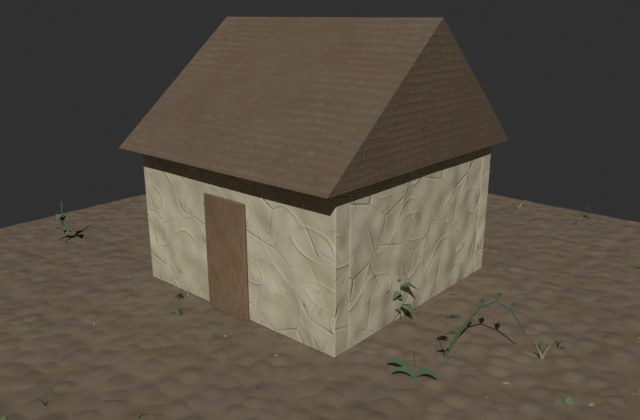
#> input picture austerity-explainer/working-files/session-scratch/plugin-work/kit/pic_hut_displaced.jpg, 640 x 420 px, given in place of colour.png, which was not available
$ python make_look_sheet.py ../../../austerity-explainer/working-files/session-scratch/plugin-work/kit/pic_hut_displaced.jpg ../../../austerity-explainer/working-files/session-scratch/plugin-work/kit/pic_hut_finished.jpg
#> lines starting #> are read from the running program, lines starting #| are printed output that depends on the picture; after the words box and inside, x2 and y2 are one past the last pixel; in counts of white or black regions, pixels touching at a corner belong together; pictures that were not available may be replaced by others from this repository, and a replacement may not be noted
# What this does (plain words): puts the colour pictures of one tuning round side by side in a labelled JPEG sheet (top row: whole tiles; bottom
# row: the top-left quarter enlarged, to see edges), with the brick reference first as a guide. It also prints a few plain numbers per picture
# next to the reference's: the share of dark dots (brightness under 70), the share of pale mortar-like dots, and the average colour.
# Use: python3 -I make_look_sheet.py ROUND_FOLDER OUT.jpg view_name [view_name ...]   (reads ROUND_FOLDER/<view>_colour.png)
import os
import sys

import cv2
import numpy as np

HERE = os.path.dirname(os.path.abspath(__file__))
PROC = os.path.abspath(os.path.join(HERE, '..', '..'))
folder, out_path, names = sys.argv[1], sys.argv[2], sys.argv[3:]
CELL = 460


def numbers(bgr):
    rgb = bgr[..., ::-1].astype(np.float64)
    brightness = 0.299 * rgb[..., 0] + 0.587 * rgb[..., 1] + 0.114 * rgb[..., 2]
    redness = rgb[..., 0] - rgb[..., 2]
    pale_mortar = (brightness > 85) & (redness < 50)
    return f'dark {100 * (brightness < 70).mean():.1f}%  pale-grey {100 * pale_mortar.mean():.1f}%  mean {rgb.reshape(-1, 3).mean(axis=0).round().astype(int).tolist()}'


def label(image, text):
    cv2.putText(image, text, (8, 22), cv2.FONT_HERSHEY_SIMPLEX, 0.55, (0, 0, 0), 3, cv2.LINE_AA)
    cv2.putText(image, text, (8, 22), cv2.FONT_HERSHEY_SIMPLEX, 0.55, (255, 255, 255), 1, cv2.LINE_AA)
    return image


pictures = [('reference (guide only)', cv2.imread(os.path.join(PROC, 'reference', 'brick', 'colour.png')))]
pictures += [(name, cv2.imread(os.path.join(folder, name + '_colour.png'))) for name in names]
top, bottom = [], []
for name, image in pictures:
    print(f'{name:40s} {numbers(image)}')
    whole = cv2.resize(image, (CELL, CELL), interpolation=cv2.INTER_AREA)
    quarter = image[:image.shape[0] // 3, :image.shape[1] // 3]
    zoom = cv2.resize(quarter, (CELL, CELL), interpolation=cv2.INTER_NEAREST)
    top.append(label(whole, name[:44]))
    bottom.append(label(zoom, 'top-left third, enlarged'))
#> this loop made 1 pass
#> name on pass 1: 'reference (guide only)'
#| reference (guide only)                   dark 33.8%  pale-grey 45.5%  mean [88, 80, 69]
#> pass 1, in numbers, `brightness = 0.299 * rgb[..., 0] + 0.587 * rgb[..., 1] + 0.114 * rgb[...`:
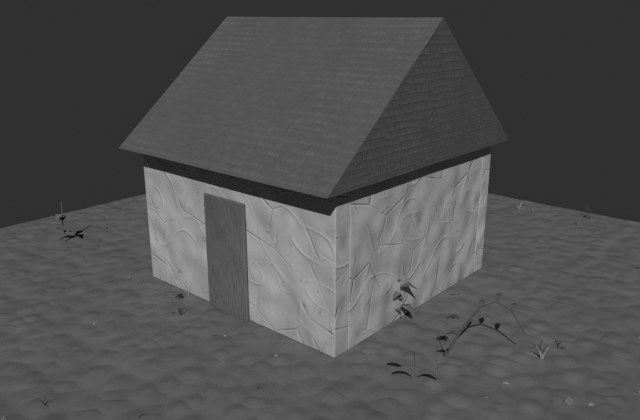
#> brightness: shape (420, 640) float64; min 7.71, max 176, mean 80.9
#> pass 1, in numbers, `redness = rgb[..., 0] - rgb[..., 2]`:
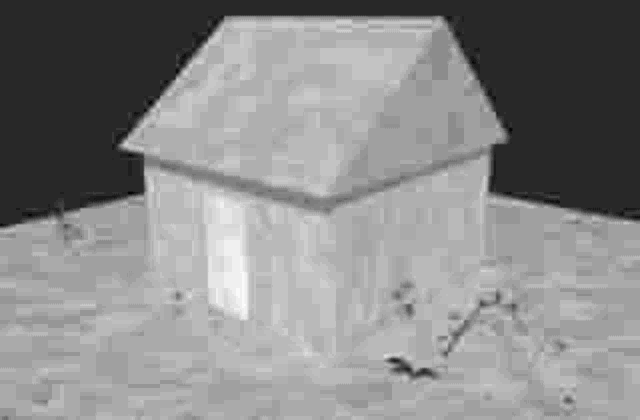
#> redness: shape (420, 640) float64; min -8, max 43, mean 19.4; drawn with min black and max white
#> pass 1, in numbers, `pale_mortar = (brightness > 85) & (redness < 50)`:
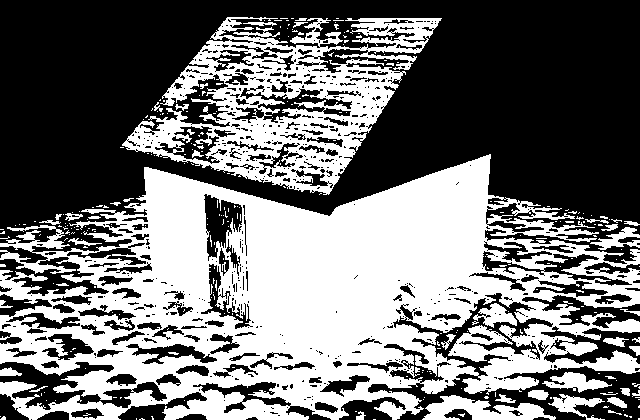
#> pale_mortar: shape (420, 640) bool; 45.5% white; 291 white regions (245 under 20 px), largest, box (x1, y1, x2, y2) and area: (0, 154, 640, 420) 93373, (122, 17, 442, 195) 21707, (422, 395, 556, 420) 1784
#> after the loop:
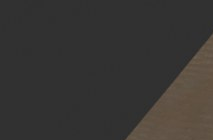
#> quarter: shape (140, 213, 3); mean B, G, R 52, 54.3, 56.5
#> after the loop:
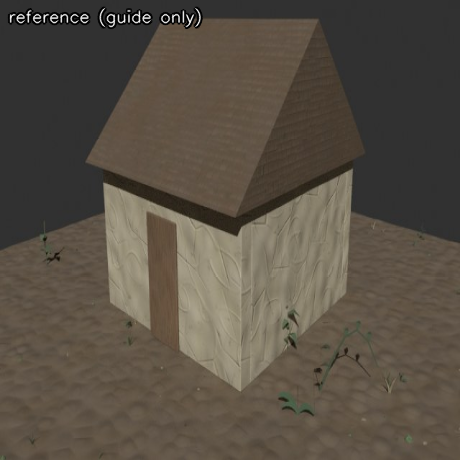
#> whole: shape (460, 460, 3); mean B, G, R 68.7, 79.7, 88
#> after the loop:
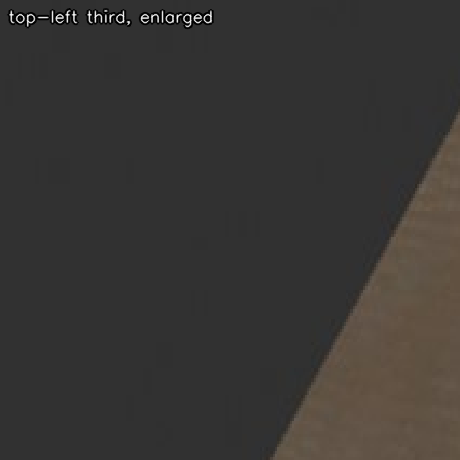
#> zoom: shape (460, 460, 3); mean B, G, R 52.2, 54.4, 56.6
#> after the loop, bottom = 1 item; top = 1 item
sheet = np.vstack([np.hstack(top), np.hstack(bottom)])
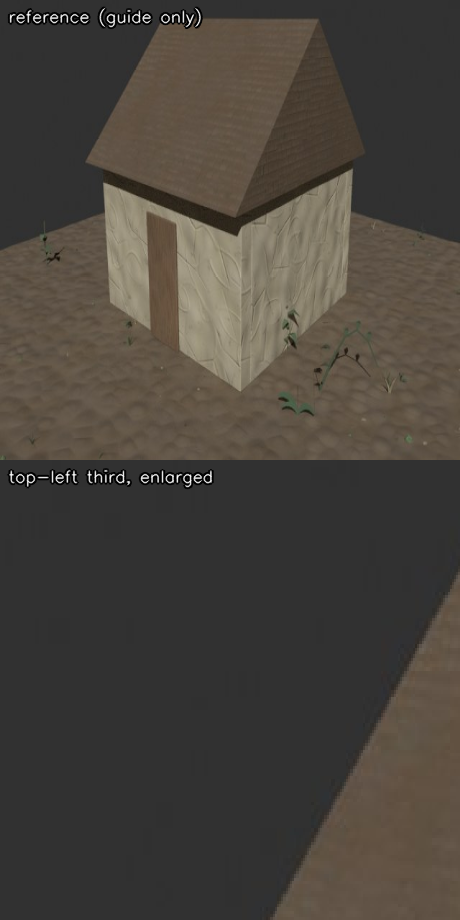
#> sheet: shape (920, 460, 3); mean of channels 0, 1, 2 60.4, 67.1, 72.3; drawn as B, G, R
cv2.imwrite(out_path, sheet, [cv2.IMWRITE_JPEG_QUALITY, 86])
print('sheet:', out_path)

$ run again, on austerity-explainer/working-files/session-scratch/plugin-work/kit/pic_hut_finished.jpg
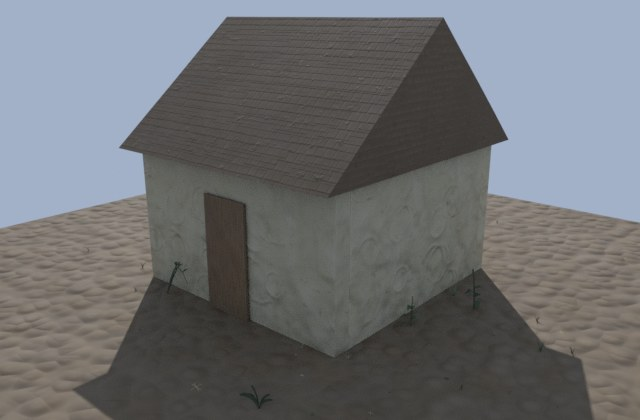
#> input picture austerity-explainer/working-files/session-scratch/plugin-work/kit/pic_hut_finished.jpg, 640 x 420 px, given in place of colour.png, which was not available
#> the loop `for name, image in pictures:` made 1 pass
#> name on pass 1: 'reference (guide only)'
#> (printed output is left out)
#> after the loop `for name, image in pictures:`:
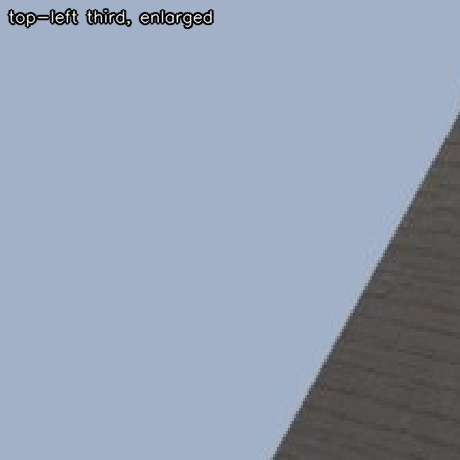
#> zoom: shape (460, 460, 3); mean B, G, R 179.3, 160.5, 148.6
#> after the loop `for name, image in pictures:`: bottom = 1 item
#> `sheet = np.vstack([np.hstack(top), np.hstack(bottom)])`:
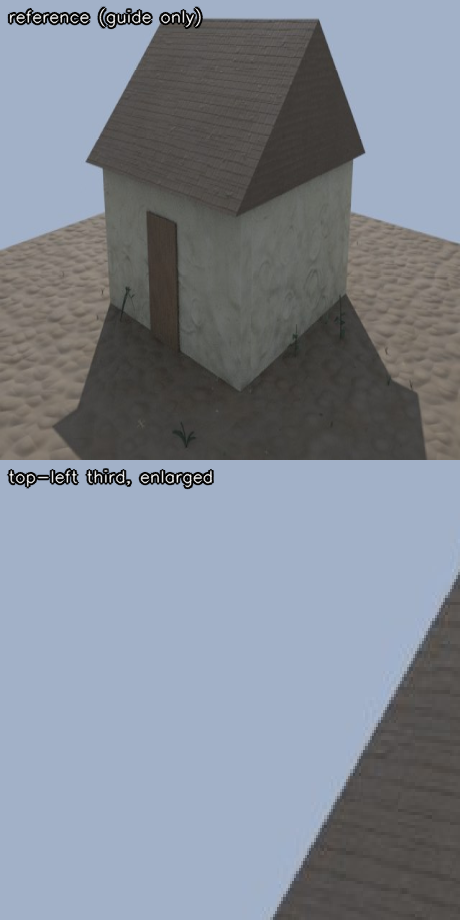
#> sheet: shape (920, 460, 3); mean of channels 0, 1, 2 146.1, 135.4, 128.7; drawn as B, G, R

$ run again, on austerity-explainer/working-files/session-scratch/plugin-work/kit/pic_hut_four_looks.jpg
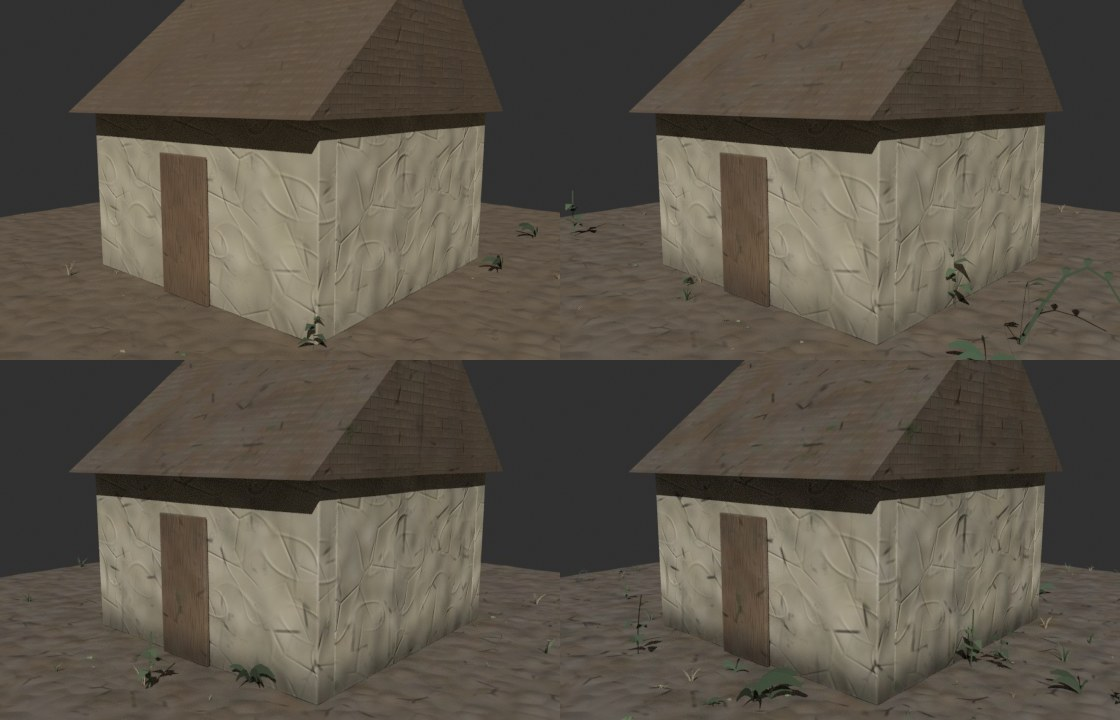
#> input picture austerity-explainer/working-files/session-scratch/plugin-work/kit/pic_hut_four_looks.jpg, 1120 x 720 px, given in place of colour.png, which was not available
#> the loop `for name, image in pictures:` made 1 pass
#> name on pass 1: 'reference (guide only)'
#> (printed output is left out)
#> after the loop `for name, image in pictures:`:
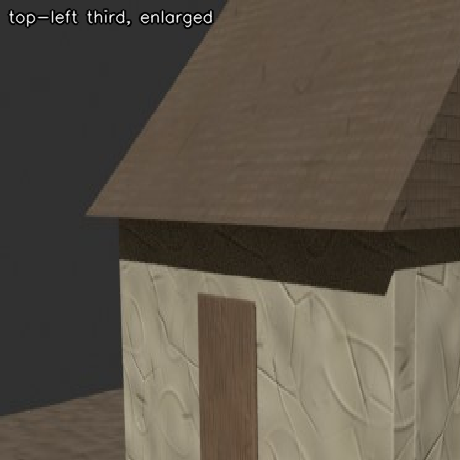
#> zoom: shape (460, 460, 3); mean B, G, R 71.4, 83.3, 91.5
#> after the loop `for name, image in pictures:`: bottom = 1 item
#> `sheet = np.vstack([np.hstack(top), np.hstack(bottom)])`:
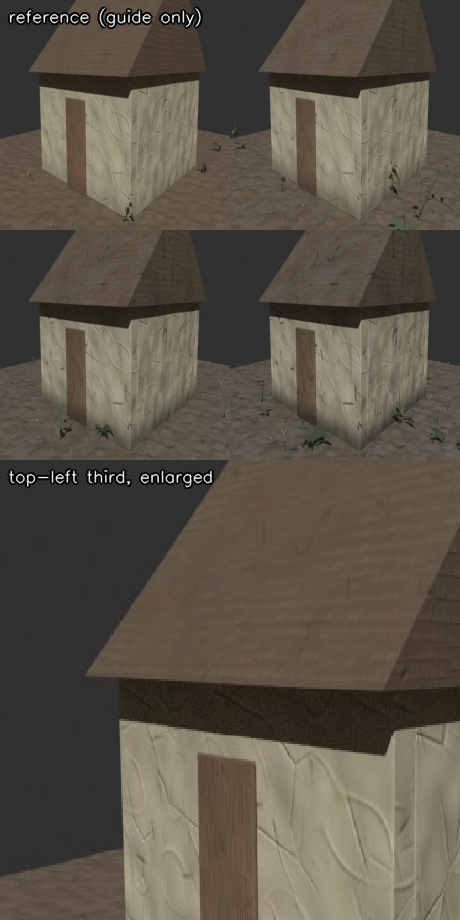
#> sheet: shape (920, 460, 3); mean of channels 0, 1, 2 71.9, 83.3, 91; drawn as B, G, R
